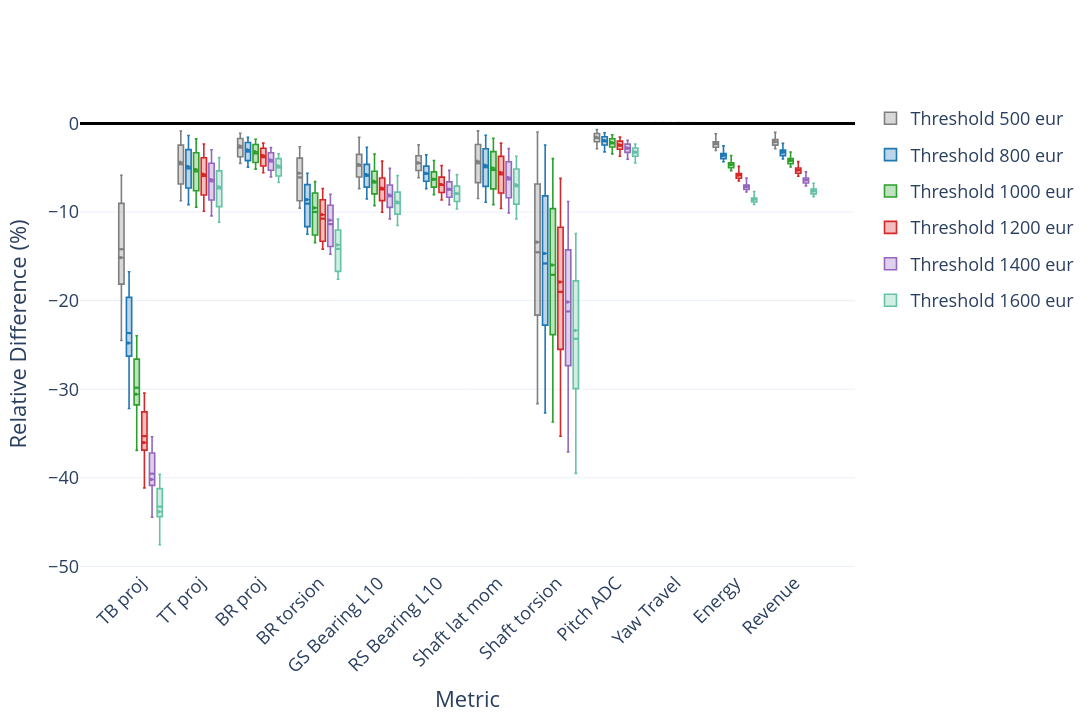

Notebook code cell kept with this figure:
### Code cell
# === Cell 4 : Box plots vs single baseline scalar per channel ===
import numpy as np
import pandas as pd
from pathlib import Path
import plotly.graph_objects as go
import plotly.express as px

# ----- Figure controls -----
FIG_WIDTH  = 1400
FIG_HEIGHT = 720
FONT_SIZE  = 18

BOX_LINE_WIDTH = 1.6
BOX_ALPHA      = 0.30
BOX_WIDTH      = 0.22          # width of each scenario box
INTRA_CASE_GAP = 0.10          # gap between boxes of different scenarios within a channel
SCATTER_RIGHT_GAP = 0.26       # distance from the RIGHT box edge to the scatter
GROUP_PAD      = 0.40          # extra gap between neighboring channel groups

DRAW_MEAN         = True
DRAW_MEDIAN       = True
MEAN_LINE_WIDTH   = 2.2
MEAN_LINE_DASH    = "solid"
MEDIAN_LINE_WIDTH = 3.0
MEDIAN_LINE_DASH  = "dot"

SCATTER_OVERLAY = False
SCATTER_SIZE    = 6
SCATTER_OPACITY = 0.75

LEGEND_X = 1.02
LEGEND_Y = 1.00
LEGEND_ORIENTATION = "v"
SHOW_LEGEND = True
SHOW_TITLE = False
title="Per-Turbine Relative Differences vs Baseline" if SHOW_TITLE else None,


# ----- Reference choice -----
REF_MODE = "max"       # "min"|"max"|"mean"|"median"|"percentile"
REF_PERCENTILE = 90.0     # used only if REF_MODE == "percentile"

# ----- Utilities / colors -----
try:
    SCENARIO_COLORS_USER
except NameError:
    SCENARIO_COLORS_USER = ["#7f7f7f", "#2ca02c", "#66c2a5", "#1f77b4", "#d62728"]

def make_transparent(color_str, alpha=0.3):
    s = color_str.strip()
    if s.startswith("rgba("):
        r, g, b, *_ = [p.strip() for p in s[5:-1].split(",")]
        return f"rgba({r},{g},{b},{alpha})"
    if s.startswith("rgb("):
        r, g, b = [p.strip() for p in s[4:-1].split(",")]
        return f"rgba({r},{g},{b},{alpha})"
    hex_color = s.lstrip("#")
    r = int(hex_color[0:2], 16); g = int(hex_color[2:4], 16); b = int(hex_color[4:6], 16)
    return f"rgba({r},{g},{b},{alpha})"

# ----- Data from Cell 1 -----
TURBINE_METRICS_NAME = "turbine_metrics.parquet"
tm_files  = [str(Path(d) / TURBINE_METRICS_NAME) for d in scenario_dirs]
tm_frames = [pd.read_parquet(p) for p in tm_files]

def detect_tid_col(df):
    for c in df.columns:
        if c.lower() in ("id", "turbine", "turbine_id", "tid"):
            return c
    return None

tid_col = detect_tid_col(tm_frames[0]) or "turbine_id"
if tid_col not in tm_frames[0].columns:
    tm_frames[0] = tm_frames[0].assign(**{tid_col: range(len(tm_frames[0]))})

channels_for_plot = [c for c in channels_ordered if c in tm_frames[0].columns]
if not channels_for_plot:
    raise ValueError("None of the selected channels exist in turbine_metrics.parquet.")
labels_for_plot = [display_name.get(c, c) for c in channels_for_plot]
label_map = dict(zip(channels_for_plot, labels_for_plot))

# ----- Baseline scalar per channel -----
base_df = tm_frames[0][[tid_col] + channels_for_plot].set_index(tid_col).sort_index()
if   REF_MODE == "min":        ref_series = base_df.min(   axis=0)
elif REF_MODE == "max":        ref_series = base_df.max(   axis=0)
elif REF_MODE == "mean":       ref_series = base_df.mean(  axis=0)
elif REF_MODE == "median":     ref_series = base_df.median(axis=0)
elif REF_MODE == "percentile": ref_series = base_df.quantile(REF_PERCENTILE/100.0, axis=0)
else: raise ValueError("REF_MODE must be: min|max|mean|median|percentile")
ref_series = ref_series.replace(0, np.nan)

# ----- Relative diffs vs scalar -----
case_labels = scenario_labels[1:]
n_cases = len(case_labels)

records = []
for scen_label, df in zip(case_labels, tm_frames[1:]):
    if tid_col not in df.columns:
        df = df.assign(**{tid_col: range(len(df))})
    scen_df = df[[tid_col] + channels_for_plot].set_index(tid_col).sort_index()
    ref_df = pd.DataFrame(np.tile(ref_series.values, (len(scen_df), 1)),
                          index=scen_df.index, columns=channels_for_plot)
    rel = 100.0 * (scen_df - ref_df) / ref_df
    rel_long = rel.reset_index().melt(id_vars=[tid_col], var_name="Channel", value_name="RelDiff")
    rel_long["Scenario"]     = scen_label
    rel_long["ChannelIdx"]   = rel_long["Channel"].map({c: i for i, c in enumerate(channels_for_plot)})
    rel_long["ChannelLabel"] = rel_long["Channel"].map(label_map)
    records.append(rel_long)
rel_all = pd.concat(records, ignore_index=True)

# ----- Colors per scenario -----
fallback = px.colors.qualitative.Set2 + px.colors.qualitative.Set1 + px.colors.qualitative.Dark24
palette = SCENARIO_COLORS_USER + [c for c in fallback if c not in SCENARIO_COLORS_USER]
if len(palette) < n_cases:
    k = int(np.ceil(n_cases / len(palette))); palette = (palette * k)[:n_cases]
case_color = {scen: palette[i] for i, scen in enumerate(case_labels)}

# ======= NEW: compute spacing to avoid overlap when many cases =======
# How wide is one channel group (all boxes + right scatter)?
group_span = n_cases*BOX_WIDTH + (n_cases-1)*INTRA_CASE_GAP + SCATTER_RIGHT_GAP
# Base x centers for channels, padded so groups don't touch
x_base = np.arange(len(channels_for_plot)) * (group_span + GROUP_PAD)

# Per-scenario offsets around each channel center, spaced by (BOX_WIDTH + INTRA_CASE_GAP)
if n_cases > 1:
    centers = np.arange(n_cases) - (n_cases-1)/2.0
    offsets = centers * (BOX_WIDTH + INTRA_CASE_GAP)
else:
    offsets = np.array([0.0])

# ----- Plot -----
fig = go.Figure()
fig.add_hline(y=0, line_width=3, line_color="black")

for scen_ix, scen_label in enumerate(case_labels):
    color = case_color[scen_label]
    fill  = make_transparent(color, BOX_ALPHA)
    df_s  = rel_all[rel_all["Scenario"] == scen_label]

    legend_once = True
    for i, ch in enumerate(channels_for_plot):
        vals = df_s.loc[df_s["Channel"] == ch, "RelDiff"].dropna()
        if vals.empty:
            continue

        x_pos   = x_base[i] + offsets[scen_ix]
        x_left  = x_pos - BOX_WIDTH/2
        x_right = x_pos + BOX_WIDTH/2

        # Box (Plotly median only; mean we add)
        fig.add_trace(go.Box(
            x=np.full(len(vals), x_pos),
            y=vals.values,
            width=BOX_WIDTH,
            name=scen_label,
            boxmean=False,
            line=dict(width=BOX_LINE_WIDTH, color=color),
            fillcolor=fill,
            marker=dict(color=color),
            boxpoints=False,
            showlegend=legend_once,
            legendgroup=f"case::{scen_label}",
            hovertemplate=(f"Scenario: {scen_label}<br>"
                           f"Channel: {label_map[ch]}<br>"
                           "RelDiff: %{y:.2f}%<extra></extra>")
        ))
        legend_once = False

        # Overlays
        if DRAW_MEAN:
            m = vals.mean()
            fig.add_trace(go.Scatter(
                x=[x_left, x_right], y=[m, m], mode="lines",
                line=dict(width=MEAN_LINE_WIDTH, dash=MEAN_LINE_DASH, color=color),
                showlegend=False, hoverinfo="skip"
            ))
        if DRAW_MEDIAN:
            med = vals.median()
            fig.add_trace(go.Scatter(
                x=[x_left, x_right], y=[med, med], mode="lines",
                line=dict(width=MEDIAN_LINE_WIDTH, dash=MEDIAN_LINE_DASH, color=color),
                showlegend=False, hoverinfo="skip"
            ))

        # Scatter to the right of THIS scenario box
        if SCATTER_OVERLAY:
            df_sc = df_s[df_s["Channel"] == ch]
            if not df_sc.empty:
                x_scatter = x_right + SCATTER_RIGHT_GAP
                tids = pd.unique(rel_all[tid_col])
                tpal = (px.colors.qualitative.Alphabet
                        + px.colors.qualitative.Light24
                        + px.colors.qualitative.Set3)
                if len(tids) > len(tpal):
                    k = int(np.ceil(len(tids) / len(tpal))); tpal = (tpal * k)[:len(tids)]
                tcol = {tid: tpal[k] for k, tid in enumerate(tids)}
                for tid, df_t in df_sc.groupby(tid_col):
                    fig.add_trace(go.Scatter(
                        x=np.full(len(df_t), x_scatter),
                        y=df_t["RelDiff"].values,
                        mode="markers",
                        marker=dict(size=SCATTER_SIZE, opacity=SCATTER_OPACITY, color=tcol[tid]),
                        showlegend=False,
                        legendgroup=f"case::{scen_label}",
                        hovertemplate=(f"Scenario: {scen_label}<br>"
                                       f"Channel: {label_map[ch]}<br>"
                                       f"Turbine: {tid}<br>"
                                       "RelDiff: %{y:.2f}%<extra></extra>")
                    ))

if SHOW_LEGEND:
    legend=dict(x=LEGEND_X, y=LEGEND_Y, orientation=LEGEND_ORIENTATION)
else:
    legend = dict(visible=False)

# Layout & ticks
fig.update_layout(
    title=f"Per-Turbine Relative Differences vs fatigue budget "
          f"{REF_MODE.upper() if REF_MODE!='percentile' else f'P{REF_PERCENTILE:.0f}'}" if SHOW_TITLE else None,
    xaxis_title="Metric",
    yaxis_title="Relative Difference (%)",
    template="plotly_white",
    width=FIG_WIDTH,
    height=FIG_HEIGHT,
    font=dict(size=FONT_SIZE),
    legend=legend,
)

fig.update_xaxes(
    tickmode="array",
    tickvals=x_base,              # centers of channel groups
    ticktext=labels_for_plot,
    tickangle=-45
)

fig.show()
